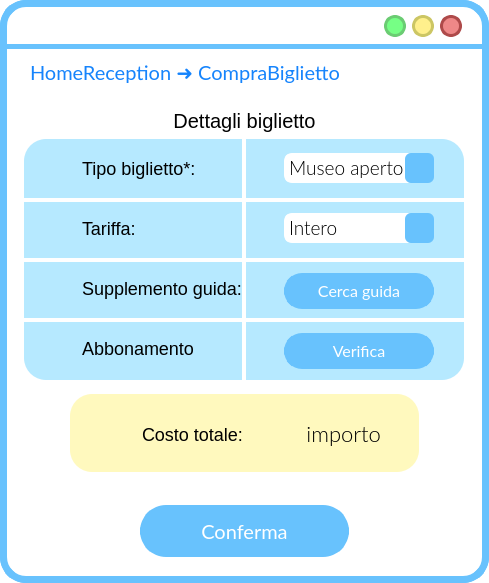
<?xml version="1.0" encoding="UTF-8"?>
<ui version="4.0">
 <class>MainWindow</class>
 <widget class="QMainWindow" name="MainWindow">
  <property name="geometry">
   <rect>
    <x>0</x>
    <y>0</y>
    <width>489</width>
    <height>583</height>
   </rect>
  </property>
  <property name="windowTitle">
   <string>MainWindow</string>
  </property>
  <property name="styleSheet">
   <string notr="true">QWidget{
background:rgb(255, 255, 255);
border-radius:26px;
border-color:rgb(104, 194, 253);
border-style: solid;
border-width:7;
}
QLabel{
border-width:0;
font: 16pt &quot;Lato Light&quot;;
}
QAbstractItemView {
    border: 3px solid  rgb(104, 194, 253);  
border-radius:8px;
  selection-background-color:  rgb(104, 194, 253);
margin:-2px;
text-align:center;
border-width:5;
}</string>
  </property>
  <widget class="QWidget" name="centralwidget">
   <widget class="QPushButton" name="pushButton_3">
    <property name="geometry">
     <rect>
      <x>593</x>
      <y>29</y>
      <width>24</width>
      <height>24</height>
     </rect>
    </property>
    <property name="sizePolicy">
     <sizepolicy hsizetype="Fixed" vsizetype="Fixed">
      <horstretch>0</horstretch>
      <verstretch>0</verstretch>
     </sizepolicy>
    </property>
    <property name="minimumSize">
     <size>
      <width>21</width>
      <height>24</height>
     </size>
    </property>
    <property name="maximumSize">
     <size>
      <width>24</width>
      <height>24</height>
     </size>
    </property>
    <property name="cursor">
     <cursorShape>PointingHandCursor</cursorShape>
    </property>
    <property name="styleSheet">
     <string notr="true">QPushButton{
 background-color:#ee8888;
 border-style: solid;
 border-radius:12px;
font: 18pt &quot;Candara&quot;;
border-color:#ae4a4a;
border-width:3;
}

QPushButton::pressed{
	background-color : white;
	border-color:#ae4a4a;
	border-width:3;
}
</string>
    </property>
    <property name="text">
     <string/>
    </property>
   </widget>
   <widget class="QPushButton" name="pushButton_2">
    <property name="geometry">
     <rect>
      <x>563</x>
      <y>29</y>
      <width>24</width>
      <height>24</height>
     </rect>
    </property>
    <property name="sizePolicy">
     <sizepolicy hsizetype="Fixed" vsizetype="Fixed">
      <horstretch>0</horstretch>
      <verstretch>0</verstretch>
     </sizepolicy>
    </property>
    <property name="minimumSize">
     <size>
      <width>21</width>
      <height>24</height>
     </size>
    </property>
    <property name="maximumSize">
     <size>
      <width>24</width>
      <height>24</height>
     </size>
    </property>
    <property name="cursor">
     <cursorShape>PointingHandCursor</cursorShape>
    </property>
    <property name="styleSheet">
     <string notr="true">QPushButton{
 background-color:#fff08c	;
 border-style: solid;
 border-radius:12px;
font: 18pt &quot;Candara&quot;;
border-color:#ccc664;
border-width:3;
}

QPushButton::pressed{
	background-color : white;
	border-color:#ccc664;
	border-width:3;
}
</string>
    </property>
    <property name="text">
     <string/>
    </property>
   </widget>
   <widget class="QPushButton" name="pushButton_4">
    <property name="geometry">
     <rect>
      <x>533</x>
      <y>29</y>
      <width>24</width>
      <height>24</height>
     </rect>
    </property>
    <property name="sizePolicy">
     <sizepolicy hsizetype="Fixed" vsizetype="Fixed">
      <horstretch>0</horstretch>
      <verstretch>0</verstretch>
     </sizepolicy>
    </property>
    <property name="minimumSize">
     <size>
      <width>21</width>
      <height>24</height>
     </size>
    </property>
    <property name="maximumSize">
     <size>
      <width>24</width>
      <height>24</height>
     </size>
    </property>
    <property name="cursor">
     <cursorShape>PointingHandCursor</cursorShape>
    </property>
    <property name="styleSheet">
     <string notr="true">QPushButton{
 background-color:#76ff85;
 border-style: solid;
 border-radius:12px;
font: 18pt &quot;Candara&quot;;
border-color:#6bcc73;
border-width:3;
}

QPushButton::pressed{
	background-color : white;
	border-color:#6bcc73;
	border-width:3;
}
</string>
    </property>
    <property name="text">
     <string/>
    </property>
   </widget>
   <widget class="QLabel" name="label">
    <property name="geometry">
     <rect>
      <x>0</x>
      <y>44</y>
      <width>641</width>
      <height>5</height>
     </rect>
    </property>
    <property name="styleSheet">
     <string notr="true">background-color:rgb(104, 194, 253);</string>
    </property>
    <property name="text">
     <string/>
    </property>
   </widget>
   <widget class="QLabel" name="label_2">
    <property name="geometry">
     <rect>
      <x>24</x>
      <y>139</y>
      <width>440</width>
      <height>241</height>
     </rect>
    </property>
    <property name="styleSheet">
     <string notr="true">left: 655px;
top: 420px;
width: 436px;
height: 160px;
line-height: 20px;
border-radius: 22px;
background-color: rgba(182, 233, 255);
color: rgba(16, 16, 16);
font-size: 14px;
text-align: center;</string>
    </property>
    <property name="text">
     <string/>
    </property>
   </widget>
   <widget class="QPushButton" name="reduceButton">
    <property name="geometry">
     <rect>
      <x>384</x>
      <y>15</y>
      <width>22</width>
      <height>22</height>
     </rect>
    </property>
    <property name="sizePolicy">
     <sizepolicy hsizetype="Fixed" vsizetype="Fixed">
      <horstretch>0</horstretch>
      <verstretch>0</verstretch>
     </sizepolicy>
    </property>
    <property name="minimumSize">
     <size>
      <width>22</width>
      <height>22</height>
     </size>
    </property>
    <property name="maximumSize">
     <size>
      <width>24</width>
      <height>24</height>
     </size>
    </property>
    <property name="cursor">
     <cursorShape>PointingHandCursor</cursorShape>
    </property>
    <property name="styleSheet">
     <string notr="true">QPushButton{
 background-color:#76ff85;
 border-style: solid;
 border-radius:11px;
font: 18pt &quot;Candara&quot;;
border-color:#6bcc73;
border-width:3;
}

QPushButton::pressed{
	background-color : white;
	border-color:#6bcc73;
	border-width:3;
}
</string>
    </property>
    <property name="text">
     <string/>
    </property>
   </widget>
   <widget class="QPushButton" name="exitButton">
    <property name="geometry">
     <rect>
      <x>440</x>
      <y>15</y>
      <width>22</width>
      <height>22</height>
     </rect>
    </property>
    <property name="sizePolicy">
     <sizepolicy hsizetype="Fixed" vsizetype="Fixed">
      <horstretch>0</horstretch>
      <verstretch>0</verstretch>
     </sizepolicy>
    </property>
    <property name="minimumSize">
     <size>
      <width>22</width>
      <height>22</height>
     </size>
    </property>
    <property name="maximumSize">
     <size>
      <width>24</width>
      <height>24</height>
     </size>
    </property>
    <property name="cursor">
     <cursorShape>PointingHandCursor</cursorShape>
    </property>
    <property name="styleSheet">
     <string notr="true">QPushButton{
 background-color:#ee8888;
 border-style: solid;
 border-radius:11px;
font: 18pt &quot;Candara&quot;;
border-color:#ae4a4a;
border-width:3;
}

QPushButton::pressed{
	background-color : white;
	border-color:#ae4a4a;
	border-width:3;
}
</string>
    </property>
    <property name="text">
     <string/>
    </property>
   </widget>
   <widget class="QPushButton" name="maximizeButton">
    <property name="geometry">
     <rect>
      <x>412</x>
      <y>15</y>
      <width>22</width>
      <height>22</height>
     </rect>
    </property>
    <property name="sizePolicy">
     <sizepolicy hsizetype="Fixed" vsizetype="Fixed">
      <horstretch>0</horstretch>
      <verstretch>0</verstretch>
     </sizepolicy>
    </property>
    <property name="minimumSize">
     <size>
      <width>20</width>
      <height>20</height>
     </size>
    </property>
    <property name="maximumSize">
     <size>
      <width>24</width>
      <height>24</height>
     </size>
    </property>
    <property name="cursor">
     <cursorShape>PointingHandCursor</cursorShape>
    </property>
    <property name="styleSheet">
     <string notr="true">QPushButton{
 background-color:#fff08c	;
 border-style: solid;
 border-radius:11px;
font: 18pt &quot;Candara&quot;;
border-color:#ccc664;
border-width:3;
}

QPushButton::pressed{
	background-color : white;
	border-color:#ccc664;
	border-width:3;
}
</string>
    </property>
    <property name="text">
     <string/>
    </property>
   </widget>
   <widget class="QLabel" name="label_5">
    <property name="geometry">
     <rect>
      <x>24</x>
      <y>198</y>
      <width>450</width>
      <height>4</height>
     </rect>
    </property>
    <property name="sizePolicy">
     <sizepolicy hsizetype="Fixed" vsizetype="Fixed">
      <horstretch>0</horstretch>
      <verstretch>0</verstretch>
     </sizepolicy>
    </property>
    <property name="styleSheet">
     <string notr="true">width: 314px;
height: 180px;
border-radius: 0;
background-color: rgb(255, 255, 255);
text-align: center;</string>
    </property>
    <property name="text">
     <string/>
    </property>
    <property name="scaledContents">
     <bool>true</bool>
    </property>
    <property name="alignment">
     <set>Qt::AlignCenter</set>
    </property>
    <property name="margin">
     <number>10</number>
    </property>
    <property name="indent">
     <number>0</number>
    </property>
   </widget>
   <widget class="QLabel" name="label_6">
    <property name="geometry">
     <rect>
      <x>24</x>
      <y>258</y>
      <width>450</width>
      <height>4</height>
     </rect>
    </property>
    <property name="sizePolicy">
     <sizepolicy hsizetype="Fixed" vsizetype="Fixed">
      <horstretch>0</horstretch>
      <verstretch>0</verstretch>
     </sizepolicy>
    </property>
    <property name="styleSheet">
     <string notr="true">width: 314px;
height: 180px;
border-radius: 0;
background-color: rgb(255, 255, 255);
text-align: center;</string>
    </property>
    <property name="text">
     <string/>
    </property>
    <property name="scaledContents">
     <bool>true</bool>
    </property>
    <property name="alignment">
     <set>Qt::AlignCenter</set>
    </property>
    <property name="margin">
     <number>10</number>
    </property>
    <property name="indent">
     <number>0</number>
    </property>
   </widget>
   <widget class="QLabel" name="label_7">
    <property name="geometry">
     <rect>
      <x>14</x>
      <y>318</y>
      <width>450</width>
      <height>4</height>
     </rect>
    </property>
    <property name="sizePolicy">
     <sizepolicy hsizetype="Fixed" vsizetype="Fixed">
      <horstretch>0</horstretch>
      <verstretch>0</verstretch>
     </sizepolicy>
    </property>
    <property name="styleSheet">
     <string notr="true">width: 314px;
height: 180px;
border-radius: 0;
background-color: rgb(255, 255, 255);
text-align: center;</string>
    </property>
    <property name="text">
     <string/>
    </property>
    <property name="scaledContents">
     <bool>true</bool>
    </property>
    <property name="alignment">
     <set>Qt::AlignCenter</set>
    </property>
    <property name="margin">
     <number>10</number>
    </property>
    <property name="indent">
     <number>0</number>
    </property>
   </widget>
   <widget class="QLabel" name="label_14">
    <property name="geometry">
     <rect>
      <x>82</x>
      <y>153</y>
      <width>131</width>
      <height>31</height>
     </rect>
    </property>
    <property name="styleSheet">
     <string notr="true">font-size: 18px;
text-align: left;
background-color: rgba(255, 255, 255,0);
</string>
    </property>
    <property name="text">
     <string>Tipo biglietto*:</string>
    </property>
   </widget>
   <widget class="QLabel" name="autoreLabel">
    <property name="geometry">
     <rect>
      <x>82</x>
      <y>213</y>
      <width>101</width>
      <height>31</height>
     </rect>
    </property>
    <property name="styleSheet">
     <string notr="true">font-size: 18px;
text-align: left;
background-color: rgba(255, 255, 255,0);</string>
    </property>
    <property name="text">
     <string>Tariffa:</string>
    </property>
   </widget>
   <widget class="QLabel" name="sizeLabel">
    <property name="geometry">
     <rect>
      <x>82</x>
      <y>333</y>
      <width>121</width>
      <height>31</height>
     </rect>
    </property>
    <property name="styleSheet">
     <string notr="true">font-size: 18px;
text-align: left;
background-color: rgba(255, 255, 255,0);</string>
    </property>
    <property name="text">
     <string>Abbonamento</string>
    </property>
   </widget>
   <widget class="QLabel" name="previousButton">
    <property name="geometry">
     <rect>
      <x>424</x>
      <y>57</y>
      <width>36</width>
      <height>36</height>
     </rect>
    </property>
    <property name="font">
     <font>
      <family>Lato Light</family>
      <pointsize>16</pointsize>
      <weight>50</weight>
      <italic>false</italic>
      <bold>false</bold>
     </font>
    </property>
    <property name="cursor">
     <cursorShape>PointingHandCursor</cursorShape>
    </property>
    <property name="autoFillBackground">
     <bool>false</bool>
    </property>
    <property name="styleSheet">
     <string notr="true">background-color: rgba(255, 255, 255,0);</string>
    </property>
    <property name="text">
     <string/>
    </property>
    <property name="pixmap">
     <pixmap resource="res/res.qrc">:/icons/arrow_back_FILL1_wght700_GRAD200_opsz48_risultato.png</pixmap>
    </property>
    <property name="scaledContents">
     <bool>true</bool>
    </property>
   </widget>
   <widget class="QLabel" name="titoloLabel">
    <property name="geometry">
     <rect>
      <x>30</x>
      <y>57</y>
      <width>391</width>
      <height>31</height>
     </rect>
    </property>
    <property name="font">
     <font>
      <family>Lato</family>
      <pointsize>14</pointsize>
      <weight>50</weight>
      <italic>false</italic>
      <bold>false</bold>
     </font>
    </property>
    <property name="styleSheet">
     <string notr="true">font-size: 20px;
text-align: left;
background-color: rgba(255, 255, 255,0);
color: #1684FC;
font: 14pt &quot;Lato&quot;;</string>
    </property>
    <property name="text">
     <string>HomeReception ➜ CompraBiglietto</string>
    </property>
   </widget>
   <widget class="QLabel" name="label_13">
    <property name="geometry">
     <rect>
      <x>82</x>
      <y>273</y>
      <width>161</width>
      <height>31</height>
     </rect>
    </property>
    <property name="styleSheet">
     <string notr="true">font-size: 18px;
text-align: left;
background-color: rgba(255, 255, 255,0);</string>
    </property>
    <property name="text">
     <string>Supplemento guida:</string>
    </property>
   </widget>
   <widget class="QLabel" name="label_8">
    <property name="geometry">
     <rect>
      <x>242</x>
      <y>135</y>
      <width>4</width>
      <height>250</height>
     </rect>
    </property>
    <property name="sizePolicy">
     <sizepolicy hsizetype="Fixed" vsizetype="Fixed">
      <horstretch>0</horstretch>
      <verstretch>0</verstretch>
     </sizepolicy>
    </property>
    <property name="styleSheet">
     <string notr="true">width: 314px;
height: 180px;
border-radius: 0;
background-color: rgb(255, 255, 255);
text-align: center;</string>
    </property>
    <property name="text">
     <string/>
    </property>
    <property name="scaledContents">
     <bool>true</bool>
    </property>
    <property name="alignment">
     <set>Qt::AlignCenter</set>
    </property>
    <property name="margin">
     <number>10</number>
    </property>
    <property name="indent">
     <number>0</number>
    </property>
   </widget>
   <widget class="QLabel" name="label_10">
    <property name="geometry">
     <rect>
      <x>94</x>
      <y>417</y>
      <width>34</width>
      <height>34</height>
     </rect>
    </property>
    <property name="styleSheet">
     <string notr="true">background-color: rgba(255, 249, 190);</string>
    </property>
    <property name="text">
     <string/>
    </property>
    <property name="pixmap">
     <pixmap resource="res/res.qrc">:/icons/receipt_long_FILL1_wght600_GRAD200_opsz48_risultato.png</pixmap>
    </property>
    <property name="scaledContents">
     <bool>true</bool>
    </property>
   </widget>
   <widget class="QLabel" name="label_15">
    <property name="geometry">
     <rect>
      <x>142</x>
      <y>399</y>
      <width>101</width>
      <height>71</height>
     </rect>
    </property>
    <property name="styleSheet">
     <string notr="true">font-size: 18px;
text-align: left;
background-color: rgba(255, 255, 255,0);</string>
    </property>
    <property name="text">
     <string>Costo totale:</string>
    </property>
   </widget>
   <widget class="QLabel" name="costoLabel">
    <property name="geometry">
     <rect>
      <x>210</x>
      <y>413</y>
      <width>171</width>
      <height>41</height>
     </rect>
    </property>
    <property name="font">
     <font>
      <family>Lato Light</family>
      <pointsize>-1</pointsize>
      <weight>50</weight>
      <italic>false</italic>
      <bold>false</bold>
     </font>
    </property>
    <property name="styleSheet">
     <string notr="true">font-size: 22px;
text-align: left;
background-color: rgba(255, 255, 255,0);
</string>
    </property>
    <property name="text">
     <string>importo</string>
    </property>
    <property name="alignment">
     <set>Qt::AlignRight|Qt::AlignTrailing|Qt::AlignVCenter</set>
    </property>
   </widget>
   <widget class="QPushButton" name="confermaButton">
    <property name="geometry">
     <rect>
      <x>140</x>
      <y>505</y>
      <width>209</width>
      <height>52</height>
     </rect>
    </property>
    <property name="font">
     <font>
      <family>Lato</family>
      <pointsize>15</pointsize>
      <weight>50</weight>
      <italic>false</italic>
      <bold>false</bold>
     </font>
    </property>
    <property name="cursor">
     <cursorShape>PointingHandCursor</cursorShape>
    </property>
    <property name="autoFillBackground">
     <bool>false</bool>
    </property>
    <property name="styleSheet">
     <string notr="true">QPushButton{
 background-color:rgb(104, 194, 253);
 border-style: solid;
 border-radius:26px;
color: rgb(255, 255, 255);
	font: 15pt &quot;Lato&quot;;
}

QPushButton::hover{
	border-color : rgb(15, 138, 204);
	color: white;
border-width:0;
}

QPushButton::pressed{
	border-color:rgb(104, 194, 253);
	border-width:4;
	background-color : white;
	color:rgb(104, 194, 253);
}
</string>
    </property>
    <property name="text">
     <string>Conferma</string>
    </property>
   </widget>
   <widget class="QLabel" name="label_3">
    <property name="geometry">
     <rect>
      <x>70</x>
      <y>394</y>
      <width>349</width>
      <height>78</height>
     </rect>
    </property>
    <property name="styleSheet">
     <string notr="true">left: 700px;
top: 603px;
width: 349px;
height: 78px;
line-height: 20px;
border-radius: 22px;
background-color: rgba(255, 249, 190);
text-align: center;</string>
    </property>
    <property name="text">
     <string/>
    </property>
   </widget>
   <widget class="QPushButton" name="verificaAbbonamentoButton">
    <property name="geometry">
     <rect>
      <x>284</x>
      <y>333</y>
      <width>150</width>
      <height>36</height>
     </rect>
    </property>
    <property name="font">
     <font>
      <family>Lato</family>
      <pointsize>12</pointsize>
      <weight>50</weight>
      <italic>false</italic>
      <bold>false</bold>
     </font>
    </property>
    <property name="cursor">
     <cursorShape>PointingHandCursor</cursorShape>
    </property>
    <property name="autoFillBackground">
     <bool>false</bool>
    </property>
    <property name="styleSheet">
     <string notr="true">QPushButton{
 background-color:rgb(104, 194, 253);
 border-style: solid;
 border-radius:18px;
color: rgb(255, 255, 255);
font: 12pt &quot;Lato&quot;;
}

QPushButton::hover{


	border-color : rgb(15, 138, 204);
	color: white;
border-width:0;
}

QPushButton::pressed{
	border-color:rgb(104, 194, 253);
	border-width:2;
	background-color : white;
	color:rgb(104, 194, 253);
}
</string>
    </property>
    <property name="text">
     <string>Verifica</string>
    </property>
   </widget>
   <widget class="QPushButton" name="cercaGuidaButton">
    <property name="geometry">
     <rect>
      <x>284</x>
      <y>273</y>
      <width>150</width>
      <height>36</height>
     </rect>
    </property>
    <property name="font">
     <font>
      <family>Lato</family>
      <pointsize>12</pointsize>
      <weight>50</weight>
      <italic>false</italic>
      <bold>false</bold>
     </font>
    </property>
    <property name="cursor">
     <cursorShape>PointingHandCursor</cursorShape>
    </property>
    <property name="autoFillBackground">
     <bool>false</bool>
    </property>
    <property name="styleSheet">
     <string notr="true">QPushButton{
 background-color:rgb(104, 194, 253);
 border-style: solid;
 border-radius:18px;
color: rgb(255, 255, 255);
font: 12pt &quot;Lato&quot;;
}

QPushButton::hover{


	border-color : rgb(15, 138, 204);
	color: white;
border-width:0;
}

QPushButton::pressed{
	border-color:rgb(104, 194, 253);
	border-width:2;
	background-color : white;
	color:rgb(104, 194, 253);
}
</string>
    </property>
    <property name="text">
     <string>Cerca guida</string>
    </property>
   </widget>
   <widget class="QComboBox" name="tipoBigliettoComboBox">
    <property name="geometry">
     <rect>
      <x>284</x>
      <y>153</y>
      <width>150</width>
      <height>30</height>
     </rect>
    </property>
    <property name="font">
     <font>
      <family>Lato Light</family>
      <pointsize>14</pointsize>
      <weight>50</weight>
      <italic>false</italic>
      <bold>false</bold>
      <strikeout>false</strikeout>
      <stylestrategy>PreferDefault</stylestrategy>
     </font>
    </property>
    <property name="toolTip">
     <string/>
    </property>
    <property name="styleSheet">
     <string notr="true">

QComboBox{
background:rgb(255, 255, 255);
border-radius:8px;
border-color:rgb(255, 255, 255);
border-style: solid;
text-align:center;
border-width:3;
}
QComboBox::focus{
background:rgb(255, 255, 255);
border-radius:8px;
border-color:rgb(104, 194, 253);
border-style: solid;
border-width:3;
}

QComboBox::down-arrow {
    image: url(:/icons/expand_more_FILL1_wght600_GRAD200_opsz48_risultato.png);
    width: 26px;
    height: 26px;
margin: 0px 0px 0px 0px
}

QComboBox::drop-down  {
	background-color:rgb(104, 194, 253);
border-radius:6px;
margin:-3px -3px -3px -10px;
    border: 0px; /* This seems to replace the whole arrow of the combo box */

}
</string>
    </property>
    <property name="editable">
     <bool>false</bool>
    </property>
    <property name="currentText">
     <string>Museo aperto</string>
    </property>
    <property name="iconSize">
     <size>
      <width>16</width>
      <height>16</height>
     </size>
    </property>
    <property name="frame">
     <bool>true</bool>
    </property>
    <item>
     <property name="text">
      <string>Museo aperto</string>
     </property>
    </item>
    <item>
     <property name="text">
      <string>Mostra</string>
     </property>
    </item>
   </widget>
   <widget class="QComboBox" name="tariffaComboBox">
    <property name="geometry">
     <rect>
      <x>284</x>
      <y>213</y>
      <width>150</width>
      <height>30</height>
     </rect>
    </property>
    <property name="font">
     <font>
      <family>Lato Light</family>
      <pointsize>14</pointsize>
      <weight>50</weight>
      <italic>false</italic>
      <bold>false</bold>
      <strikeout>false</strikeout>
      <stylestrategy>PreferDefault</stylestrategy>
     </font>
    </property>
    <property name="toolTip">
     <string/>
    </property>
    <property name="styleSheet">
     <string notr="true">

QComboBox{
background:rgb(255, 255, 255);
border-radius:8px;
border-color:rgb(255, 255, 255);
border-style: solid;
text-align:center;
border-width:3;
}
QComboBox::focus{
background:rgb(255, 255, 255);
border-radius:8px;
border-color:rgb(104, 194, 253);
border-style: solid;
border-width:3;
}

QComboBox::down-arrow {
    image: url(:/icons/expand_more_FILL1_wght600_GRAD200_opsz48_risultato.png);
    width: 26px;
    height: 26px;
margin: 0px 0px 0px 0px
}

QComboBox::drop-down  {
	background-color:rgb(104, 194, 253);
border-radius:6px;
margin:-3px -3px -3px -10px;
    border: 0px; /* This seems to replace the whole arrow of the combo box */

}
</string>
    </property>
    <property name="editable">
     <bool>false</bool>
    </property>
    <property name="currentText">
     <string>Intero</string>
    </property>
    <property name="iconSize">
     <size>
      <width>16</width>
      <height>16</height>
     </size>
    </property>
    <property name="frame">
     <bool>true</bool>
    </property>
    <item>
     <property name="text">
      <string>Intero</string>
     </property>
    </item>
    <item>
     <property name="text">
      <string>Ridotto</string>
     </property>
    </item>
    <item>
     <property name="text">
      <string>Gratis</string>
     </property>
    </item>
   </widget>
   <widget class="QLabel" name="label_11">
    <property name="geometry">
     <rect>
      <x>38</x>
      <y>333</y>
      <width>34</width>
      <height>34</height>
     </rect>
    </property>
    <property name="styleSheet">
     <string notr="true">background-color: rgba(182, 233, 255);</string>
    </property>
    <property name="text">
     <string/>
    </property>
    <property name="pixmap">
     <pixmap resource="res/res.qrc">:/icons/person_search_FILL1_wght600_GRAD200_opsz48_risultato.png</pixmap>
    </property>
    <property name="scaledContents">
     <bool>true</bool>
    </property>
   </widget>
   <widget class="QLabel" name="label_12">
    <property name="geometry">
     <rect>
      <x>38</x>
      <y>273</y>
      <width>34</width>
      <height>34</height>
     </rect>
    </property>
    <property name="styleSheet">
     <string notr="true">background-color: rgba(182, 233, 255);</string>
    </property>
    <property name="text">
     <string/>
    </property>
    <property name="pixmap">
     <pixmap resource="res/res.qrc">:/icons/theater_comedy_FILL1_wght500_GRAD200_opsz48_risultato.png</pixmap>
    </property>
    <property name="scaledContents">
     <bool>true</bool>
    </property>
   </widget>
   <widget class="QLabel" name="label_16">
    <property name="geometry">
     <rect>
      <x>38</x>
      <y>213</y>
      <width>34</width>
      <height>34</height>
     </rect>
    </property>
    <property name="styleSheet">
     <string notr="true">background-color: rgba(182, 233, 255);</string>
    </property>
    <property name="text">
     <string/>
    </property>
    <property name="pixmap">
     <pixmap resource="res/res.qrc">:/icons/toll_FILL1_wght600_GRAD200_opsz48_risultato.png</pixmap>
    </property>
    <property name="scaledContents">
     <bool>true</bool>
    </property>
   </widget>
   <widget class="QLabel" name="label_17">
    <property name="geometry">
     <rect>
      <x>38</x>
      <y>153</y>
      <width>34</width>
      <height>34</height>
     </rect>
    </property>
    <property name="styleSheet">
     <string notr="true">background-color: rgba(182, 233, 255);</string>
    </property>
    <property name="text">
     <string/>
    </property>
    <property name="pixmap">
     <pixmap resource="res/res.qrc">:/icons/confirmation_number_FILL1_wght600_GRAD200_opsz48_risultato.png</pixmap>
    </property>
    <property name="scaledContents">
     <bool>true</bool>
    </property>
   </widget>
   <widget class="QLabel" name="label_19">
    <property name="geometry">
     <rect>
      <x>14</x>
      <y>100</y>
      <width>461</width>
      <height>41</height>
     </rect>
    </property>
    <property name="styleSheet">
     <string notr="true">font-size: 20px;
text-align: left;
background-color: rgba(255, 255, 255,0);
</string>
    </property>
    <property name="text">
     <string>Dettagli biglietto</string>
    </property>
    <property name="alignment">
     <set>Qt::AlignCenter</set>
    </property>
   </widget>
   <zorder>label_3</zorder>
   <zorder>pushButton_3</zorder>
   <zorder>pushButton_2</zorder>
   <zorder>pushButton_4</zorder>
   <zorder>label</zorder>
   <zorder>label_2</zorder>
   <zorder>reduceButton</zorder>
   <zorder>exitButton</zorder>
   <zorder>maximizeButton</zorder>
   <zorder>label_5</zorder>
   <zorder>label_6</zorder>
   <zorder>label_7</zorder>
   <zorder>label_14</zorder>
   <zorder>autoreLabel</zorder>
   <zorder>sizeLabel</zorder>
   <zorder>previousButton</zorder>
   <zorder>titoloLabel</zorder>
   <zorder>label_13</zorder>
   <zorder>label_8</zorder>
   <zorder>label_10</zorder>
   <zorder>label_15</zorder>
   <zorder>costoLabel</zorder>
   <zorder>confermaButton</zorder>
   <zorder>verificaAbbonamentoButton</zorder>
   <zorder>cercaGuidaButton</zorder>
   <zorder>tipoBigliettoComboBox</zorder>
   <zorder>tariffaComboBox</zorder>
   <zorder>label_11</zorder>
   <zorder>label_12</zorder>
   <zorder>label_16</zorder>
   <zorder>label_17</zorder>
   <zorder>label_19</zorder>
  </widget>
 </widget>
 <tabstops>
  <tabstop>tipoBigliettoComboBox</tabstop>
  <tabstop>tariffaComboBox</tabstop>
  <tabstop>cercaGuidaButton</tabstop>
  <tabstop>verificaAbbonamentoButton</tabstop>
  <tabstop>confermaButton</tabstop>
  <tabstop>maximizeButton</tabstop>
  <tabstop>exitButton</tabstop>
  <tabstop>reduceButton</tabstop>
  <tabstop>pushButton_4</tabstop>
  <tabstop>pushButton_3</tabstop>
  <tabstop>pushButton_2</tabstop>
 </tabstops>
 <resources>
  <include location="res.qrc"/>
  <include location="res/res.qrc"/>
 </resources>
 <connections/>
</ui>
